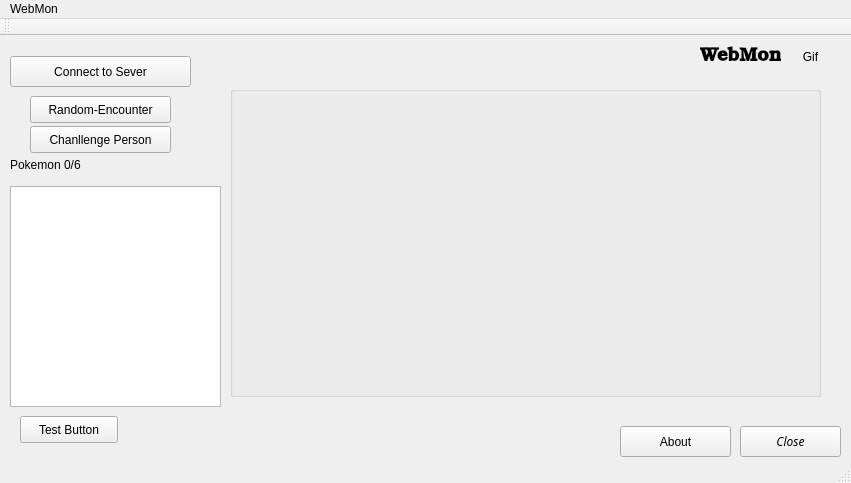
<?xml version="1.0" encoding="UTF-8"?>
<ui version="4.0">
 <class>MainWindow</class>
 <widget class="QMainWindow" name="MainWindow">
  <property name="geometry">
   <rect>
    <x>0</x>
    <y>0</y>
    <width>851</width>
    <height>483</height>
   </rect>
  </property>
  <property name="windowTitle">
   <string>MainWindow</string>
  </property>
  <widget class="QWidget" name="centralWidget">
   <widget class="QPushButton" name="pushButton">
    <property name="geometry">
     <rect>
      <x>10</x>
      <y>20</y>
      <width>181</width>
      <height>31</height>
     </rect>
    </property>
    <property name="text">
     <string>Connect to Sever</string>
    </property>
   </widget>
   <widget class="QGroupBox" name="BattleGroupBox">
    <property name="geometry">
     <rect>
      <x>230</x>
      <y>50</y>
      <width>591</width>
      <height>311</height>
     </rect>
    </property>
   </widget>
   <widget class="QListWidget" name="listWidget">
    <property name="geometry">
     <rect>
      <x>10</x>
      <y>150</y>
      <width>211</width>
      <height>221</height>
     </rect>
    </property>
   </widget>
   <widget class="QLabel" name="label">
    <property name="geometry">
     <rect>
      <x>10</x>
      <y>120</y>
      <width>111</width>
      <height>17</height>
     </rect>
    </property>
    <property name="text">
     <string>Pokemon 0/6</string>
    </property>
   </widget>
   <widget class="QPushButton" name="pushButton_2">
    <property name="geometry">
     <rect>
      <x>620</x>
      <y>390</y>
      <width>111</width>
      <height>31</height>
     </rect>
    </property>
    <property name="text">
     <string>About</string>
    </property>
   </widget>
   <widget class="QPushButton" name="pushButton_3">
    <property name="geometry">
     <rect>
      <x>30</x>
      <y>60</y>
      <width>141</width>
      <height>27</height>
     </rect>
    </property>
    <property name="text">
     <string>Random-Encounter</string>
    </property>
   </widget>
   <widget class="QPushButton" name="pushButton_4">
    <property name="geometry">
     <rect>
      <x>30</x>
      <y>90</y>
      <width>141</width>
      <height>27</height>
     </rect>
    </property>
    <property name="text">
     <string>Chanllenge Person</string>
    </property>
   </widget>
   <widget class="QPushButton" name="pushButton_5">
    <property name="geometry">
     <rect>
      <x>740</x>
      <y>390</y>
      <width>101</width>
      <height>31</height>
     </rect>
    </property>
    <property name="font">
     <font>
      <family>Courier 10 Pitch</family>
      <italic>true</italic>
     </font>
    </property>
    <property name="text">
     <string>Close</string>
    </property>
   </widget>
   <widget class="QLabel" name="label_2">
    <property name="geometry">
     <rect>
      <x>780</x>
      <y>0</y>
      <width>61</width>
      <height>41</height>
     </rect>
    </property>
    <property name="text">
     <string>Gif</string>
    </property>
    <property name="alignment">
     <set>Qt::AlignCenter</set>
    </property>
   </widget>
   <widget class="QLabel" name="label_3">
    <property name="geometry">
     <rect>
      <x>700</x>
      <y>10</y>
      <width>81</width>
      <height>21</height>
     </rect>
    </property>
    <property name="font">
     <font>
      <family>URW Bookman L</family>
      <pointsize>14</pointsize>
      <weight>75</weight>
      <bold>true</bold>
     </font>
    </property>
    <property name="text">
     <string>WebMon</string>
    </property>
   </widget>
   <widget class="QPushButton" name="pushButton_6">
    <property name="geometry">
     <rect>
      <x>20</x>
      <y>380</y>
      <width>98</width>
      <height>27</height>
     </rect>
    </property>
    <property name="text">
     <string>Test Button</string>
    </property>
   </widget>
  </widget>
  <widget class="QMenuBar" name="menuBar">
   <property name="geometry">
    <rect>
     <x>0</x>
     <y>0</y>
     <width>851</width>
     <height>25</height>
    </rect>
   </property>
   <widget class="QMenu" name="menuWebMon">
    <property name="title">
     <string>WebMon</string>
    </property>
   </widget>
   <addaction name="menuWebMon"/>
  </widget>
  <widget class="QToolBar" name="mainToolBar">
   <attribute name="toolBarArea">
    <enum>TopToolBarArea</enum>
   </attribute>
   <attribute name="toolBarBreak">
    <bool>false</bool>
   </attribute>
  </widget>
  <widget class="QStatusBar" name="statusBar"/>
 </widget>
 <layoutdefault spacing="6" margin="11"/>
 <resources/>
 <connections/>
</ui>
